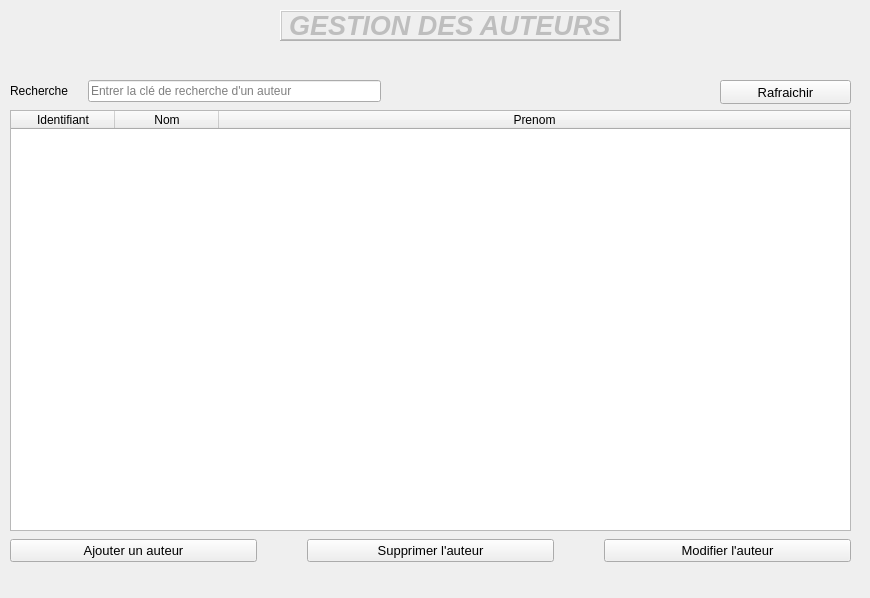
<?xml version="1.0" encoding="UTF-8"?>
<ui version="4.0">
 <class>AuteurWindow</class>
 <widget class="QWidget" name="AuteurWindow">
  <property name="geometry">
   <rect>
    <x>0</x>
    <y>0</y>
    <width>870</width>
    <height>598</height>
   </rect>
  </property>
  <property name="windowTitle">
   <string>Form</string>
  </property>
  <widget class="QLabel" name="titre">
   <property name="enabled">
    <bool>false</bool>
   </property>
   <property name="geometry">
    <rect>
     <x>280</x>
     <y>10</y>
     <width>341</width>
     <height>31</height>
    </rect>
   </property>
   <property name="font">
    <font>
     <family>Arial</family>
     <pointsize>20</pointsize>
     <weight>75</weight>
     <italic>true</italic>
     <bold>true</bold>
     <underline>false</underline>
    </font>
   </property>
   <property name="frameShape">
    <enum>QFrame::WinPanel</enum>
   </property>
   <property name="frameShadow">
    <enum>QFrame::Raised</enum>
   </property>
   <property name="text">
    <string>GESTION DES AUTEURS</string>
   </property>
  </widget>
  <widget class="QTableWidget" name="tableWidget">
   <property name="geometry">
    <rect>
     <x>10</x>
     <y>110</y>
     <width>841</width>
     <height>421</height>
    </rect>
   </property>
   <property name="editTriggers">
    <set>QAbstractItemView::DoubleClicked</set>
   </property>
   <property name="tabKeyNavigation">
    <bool>false</bool>
   </property>
   <property name="dragEnabled">
    <bool>false</bool>
   </property>
   <property name="dragDropOverwriteMode">
    <bool>false</bool>
   </property>
   <property name="alternatingRowColors">
    <bool>true</bool>
   </property>
   <property name="selectionMode">
    <enum>QAbstractItemView::SingleSelection</enum>
   </property>
   <property name="selectionBehavior">
    <enum>QAbstractItemView::SelectRows</enum>
   </property>
   <property name="gridStyle">
    <enum>Qt::SolidLine</enum>
   </property>
   <property name="sortingEnabled">
    <bool>false</bool>
   </property>
   <property name="wordWrap">
    <bool>false</bool>
   </property>
   <property name="cornerButtonEnabled">
    <bool>false</bool>
   </property>
   <attribute name="horizontalHeaderCascadingSectionResizes">
    <bool>false</bool>
   </attribute>
   <attribute name="horizontalHeaderDefaultSectionSize">
    <number>104</number>
   </attribute>
   <attribute name="horizontalHeaderShowSortIndicator" stdset="0">
    <bool>false</bool>
   </attribute>
   <attribute name="horizontalHeaderStretchLastSection">
    <bool>true</bool>
   </attribute>
   <attribute name="verticalHeaderVisible">
    <bool>false</bool>
   </attribute>
   <attribute name="verticalHeaderCascadingSectionResizes">
    <bool>false</bool>
   </attribute>
   <attribute name="verticalHeaderShowSortIndicator" stdset="0">
    <bool>false</bool>
   </attribute>
   <attribute name="verticalHeaderStretchLastSection">
    <bool>false</bool>
   </attribute>
   <column>
    <property name="text">
     <string>Identifiant</string>
    </property>
   </column>
   <column>
    <property name="text">
     <string>Nom</string>
    </property>
   </column>
   <column>
    <property name="text">
     <string>Prenom</string>
    </property>
   </column>
  </widget>
  <widget class="QWidget" name="layoutWidget_2">
   <property name="geometry">
    <rect>
     <x>10</x>
     <y>80</y>
     <width>371</width>
     <height>26</height>
    </rect>
   </property>
   <layout class="QHBoxLayout" name="horizontalLayout_3">
    <property name="spacing">
     <number>20</number>
    </property>
    <property name="sizeConstraint">
     <enum>QLayout::SetMaximumSize</enum>
    </property>
    <item>
     <widget class="QLabel" name="label">
      <property name="font">
       <font>
        <pointsize>9</pointsize>
       </font>
      </property>
      <property name="text">
       <string>Recherche</string>
      </property>
     </widget>
    </item>
    <item>
     <widget class="QLineEdit" name="cleEdit">
      <property name="placeholderText">
       <string>Entrer la clé de recherche d'un auteur </string>
      </property>
     </widget>
    </item>
   </layout>
  </widget>
  <widget class="QPushButton" name="rafraichirButton">
   <property name="geometry">
    <rect>
     <x>720</x>
     <y>80</y>
     <width>131</width>
     <height>24</height>
    </rect>
   </property>
   <property name="font">
    <font>
     <pointsize>10</pointsize>
    </font>
   </property>
   <property name="text">
    <string>Rafraichir</string>
   </property>
   <property name="icon">
    <iconset>
     <normaloff>C:/Users/DILANE/Downloads/Compressed/Nouveau dossier/gestion-de-stock-master/appdata/edit-redo.png</normaloff>C:/Users/DILANE/Downloads/Compressed/Nouveau dossier/gestion-de-stock-master/appdata/edit-redo.png</iconset>
   </property>
  </widget>
  <widget class="QWidget" name="horizontalLayoutWidget">
   <property name="geometry">
    <rect>
     <x>10</x>
     <y>530</y>
     <width>841</width>
     <height>41</height>
    </rect>
   </property>
   <layout class="QHBoxLayout" name="horizontalLayout">
    <property name="spacing">
     <number>50</number>
    </property>
    <item>
     <widget class="QPushButton" name="ajouterButton">
      <property name="font">
       <font>
        <pointsize>10</pointsize>
       </font>
      </property>
      <property name="text">
       <string>Ajouter un auteur</string>
      </property>
      <property name="icon">
       <iconset>
        <normaloff>C:/Users/DILANE/Downloads/Compressed/Nouveau dossier/gestion-de-stock-master/appdata/list-add.png</normaloff>C:/Users/DILANE/Downloads/Compressed/Nouveau dossier/gestion-de-stock-master/appdata/list-add.png</iconset>
      </property>
      <property name="default">
       <bool>false</bool>
      </property>
      <property name="flat">
       <bool>false</bool>
      </property>
     </widget>
    </item>
    <item>
     <widget class="QPushButton" name="supprimerButton">
      <property name="font">
       <font>
        <pointsize>10</pointsize>
       </font>
      </property>
      <property name="text">
       <string>Supprimer l'auteur</string>
      </property>
      <property name="icon">
       <iconset>
        <normaloff>C:/Users/DILANE/Downloads/Compressed/Nouveau dossier/gestion-de-stock-master/appdata/edit-delete.png</normaloff>C:/Users/DILANE/Downloads/Compressed/Nouveau dossier/gestion-de-stock-master/appdata/edit-delete.png</iconset>
      </property>
     </widget>
    </item>
    <item>
     <widget class="QPushButton" name="modifierButton">
      <property name="font">
       <font>
        <pointsize>10</pointsize>
       </font>
      </property>
      <property name="text">
       <string>Modifier l'auteur</string>
      </property>
      <property name="icon">
       <iconset>
        <normaloff>C:/Users/DILANE/Downloads/Compressed/Nouveau dossier/gestion-de-stock-master/appdata/go-down.png</normaloff>C:/Users/DILANE/Downloads/Compressed/Nouveau dossier/gestion-de-stock-master/appdata/go-down.png</iconset>
      </property>
     </widget>
    </item>
   </layout>
  </widget>
 </widget>
 <resources/>
 <connections/>
</ui>
